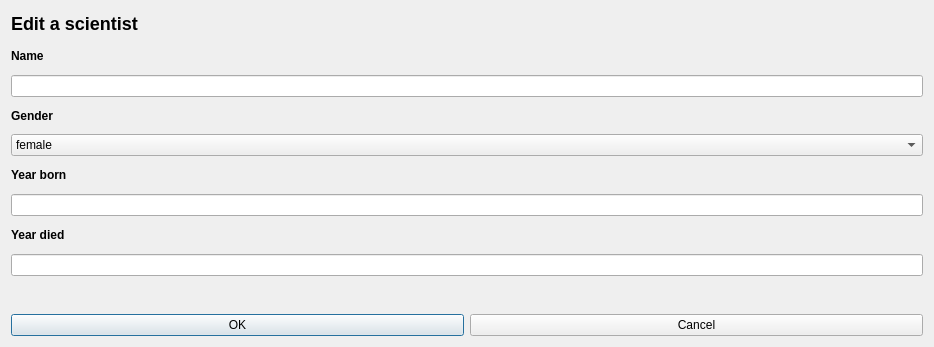
<?xml version="1.0" encoding="UTF-8"?>
<ui version="4.0">
 <class>AddScientistDialog</class>
 <widget class="QDialog" name="AddScientistDialog">
  <property name="geometry">
   <rect>
    <x>0</x>
    <y>0</y>
    <width>934</width>
    <height>347</height>
   </rect>
  </property>
  <property name="windowTitle">
   <string>Dialog</string>
  </property>
  <layout class="QVBoxLayout" name="verticalLayout_2">
   <item>
    <layout class="QVBoxLayout" name="verticalLayout">
     <item>
      <widget class="QLabel" name="label_scientistHeader">
       <property name="font">
        <font>
         <pointsize>9</pointsize>
        </font>
       </property>
       <property name="text">
        <string>&lt;h2&gt;Edit a scientist&lt;/h2&gt;</string>
       </property>
      </widget>
     </item>
     <item>
      <layout class="QHBoxLayout" name="horizontalLayout">
       <item>
        <widget class="QLabel" name="label_scientistName">
         <property name="font">
          <font>
           <pointsize>9</pointsize>
           <weight>75</weight>
           <bold>true</bold>
          </font>
         </property>
         <property name="text">
          <string>Name</string>
         </property>
        </widget>
       </item>
       <item>
        <widget class="QLabel" name="label_scientistName_error">
         <property name="text">
          <string/>
         </property>
        </widget>
       </item>
      </layout>
     </item>
     <item>
      <widget class="QLineEdit" name="input_scientistName"/>
     </item>
     <item>
      <layout class="QHBoxLayout" name="horizontalLayout_2">
       <item>
        <widget class="QLabel" name="label_scientistGender">
         <property name="font">
          <font>
           <weight>75</weight>
           <bold>true</bold>
          </font>
         </property>
         <property name="text">
          <string>Gender</string>
         </property>
        </widget>
       </item>
      </layout>
     </item>
     <item>
      <widget class="QComboBox" name="dropDown_scientistGender">
       <item>
        <property name="text">
         <string>female</string>
        </property>
       </item>
       <item>
        <property name="text">
         <string>male</string>
        </property>
       </item>
      </widget>
     </item>
     <item>
      <layout class="QHBoxLayout" name="horizontalLayout_3">
       <item>
        <widget class="QLabel" name="label_scientistBirthYear">
         <property name="font">
          <font>
           <weight>75</weight>
           <bold>true</bold>
          </font>
         </property>
         <property name="text">
          <string>Year born</string>
         </property>
        </widget>
       </item>
       <item>
        <widget class="QLabel" name="label_scientistBirthYear_Error">
         <property name="text">
          <string/>
         </property>
        </widget>
       </item>
      </layout>
     </item>
     <item>
      <widget class="QLineEdit" name="input_scientistBirthYear"/>
     </item>
     <item>
      <layout class="QHBoxLayout" name="horizontalLayout_4">
       <item>
        <widget class="QLabel" name="label_scientistDeathYear">
         <property name="font">
          <font>
           <weight>75</weight>
           <bold>true</bold>
          </font>
         </property>
         <property name="text">
          <string>Year died</string>
         </property>
        </widget>
       </item>
      </layout>
     </item>
     <item>
      <widget class="QLineEdit" name="input_scientistDeathYear"/>
     </item>
     <item>
      <widget class="QLabel" name="label_scientistInput_Error">
       <property name="text">
        <string/>
       </property>
      </widget>
     </item>
    </layout>
   </item>
   <item>
    <layout class="QHBoxLayout" name="horizontalLayout_5">
     <item>
      <widget class="QPushButton" name="button_ok">
       <property name="text">
        <string>OK</string>
       </property>
      </widget>
     </item>
     <item>
      <widget class="QPushButton" name="button_cancel">
       <property name="text">
        <string>Cancel</string>
       </property>
      </widget>
     </item>
    </layout>
   </item>
  </layout>
 </widget>
 <resources/>
 <connections/>
</ui>
